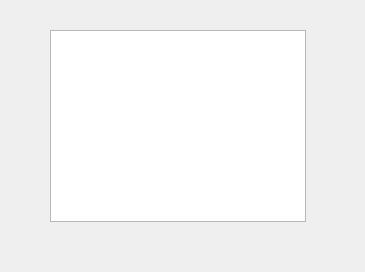
<?xml version="1.0" encoding="UTF-8"?>
<ui version="4.0">
 <class>MainWindow</class>
 <widget class="QMainWindow" name="MainWindow">
  <property name="geometry">
   <rect>
    <x>0</x>
    <y>0</y>
    <width>365</width>
    <height>272</height>
   </rect>
  </property>
  <property name="windowTitle">
   <string>MainWindow</string>
  </property>
  <widget class="QWidget" name="centralWidget">
   <widget class="QGraphicsView" name="graphicsView">
    <property name="geometry">
     <rect>
      <x>50</x>
      <y>30</y>
      <width>256</width>
      <height>192</height>
     </rect>
    </property>
   </widget>
  </widget>
 </widget>
 <layoutdefault spacing="6" margin="11"/>
 <resources/>
 <connections/>
</ui>
